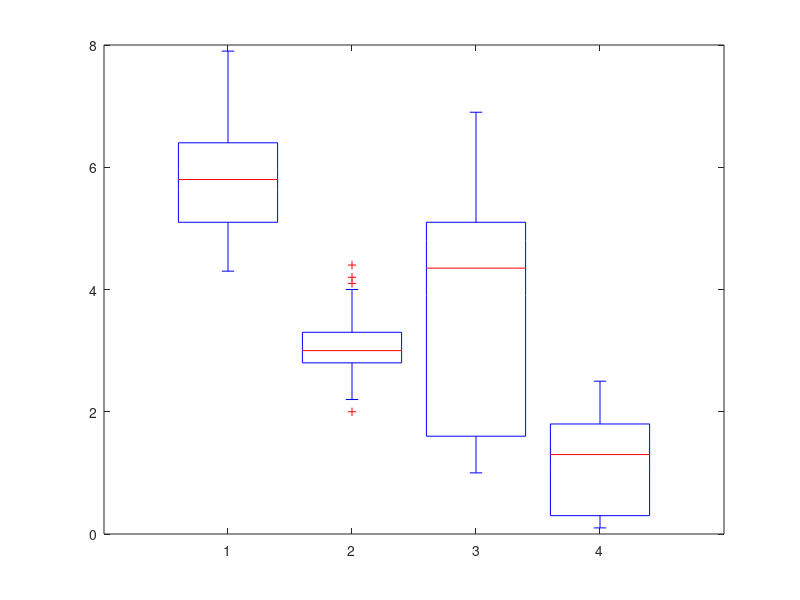
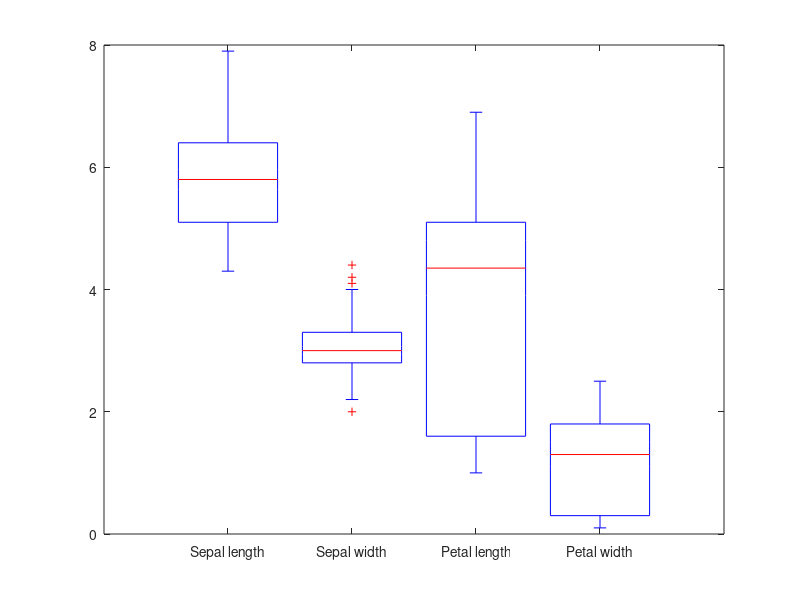

Write MATLAB code to recreate these figures, in order. (Note: this script raises an error after producing the figures.)
load('fisheriris.mat');
figure();
boxplot(meas) % intial boxplot
Labels = {'Sepal length', 'Sepal width', 'Petal length', 'Petal width'};
LineWidth = 2.4;
MarkerSize = 12;
FontSize = 30;
figure();
h1 = boxplot(meas,'labels',Labels); % final boxplot; maximize the window
for ih = 1: 7
    set(h1(ih,:),'LineWidth',LineWidth,'markers',MarkerSize);
end
for i = 1 : size(meas,2)
    hold on
    plot(i,mean(meas(:,i)),'b*','markers',MarkerSize);
end
ylabel('Centimetres')
set(gca,'fontsize',FontSize)
